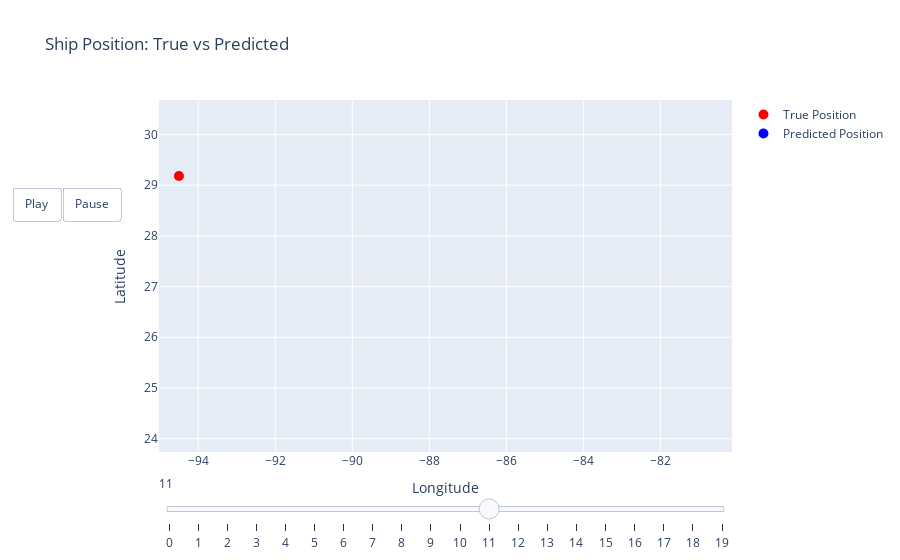

The notebook cell this image was saved under:
### Code cell
# Sample data (replace with df_pred)
df = df_pred[:20].copy()
num_frames = len(df)

# Create figure
fig = go.Figure()

# Add initial frame (empty)
fig.add_trace(go.Scatter(
    x=[], y=[], mode='markers', marker=dict(color='red', size=8), name="True Position"
))
fig.add_trace(go.Scatter(
    x=[], y=[], mode='markers', marker=dict(color='blue', size=8), name="Predicted Position"
))

# Define animation frames (only current frame's points)
frames = [
    go.Frame(
        data=[
            go.Scatter(x=[df["true_lon"][k]], y=[df["true_lat"][k]], mode='markers',
                       marker=dict(color='red', size=10)),  # True position
            go.Scatter(x=[df["pred_lon"][k]], y=[df["pred_lat"][k]], mode='markers',
                       marker=dict(color='blue', size=10))  # Predicted position
        ],
        name=str(k)
    )
    for k in range(num_frames)
]

# Update figure layout with slider
fig.update_layout(
    title="Ship Position: True vs Predicted",
    xaxis_title="Longitude",
    yaxis_title="Latitude",
    xaxis=dict(range=[df["true_lon"].min() - 0.01, df["true_lon"].max() + 0.01]),
    yaxis=dict(range=[df["true_lat"].min() - 0.01, df["true_lat"].max() + 0.01]),
    updatemenus=[
        {
            "buttons": [
                {"args": [None, {"frame": {"duration": 200, "redraw": True}, "fromcurrent": True}],
                 "label": "Play", "method": "animate"},
                {"args": [[None], {"frame": {"duration": 0}, "mode": "immediate", "redraw": True}],
                 "label": "Pause", "method": "animate"}
            ],
            "direction": "left",
            "pad": {"r": 10, "t": 87},
            "showactive": False,
            "type": "buttons"
        }
    ],
    sliders=[{
        "active": 0,
        "steps": [
            {"args": [[str(k)], {"frame": {"duration": 0}, "mode": "immediate", "redraw": True}],
             "label": str(k), "method": "animate"}
            for k in range(num_frames)
        ]
    }]
)

# Assign frames properly
fig.frames = frames

# Show plot
fig.show()

### Figure 1 — Plotly figure (JSON) as saved in the notebook; plotly's stock layout.template omitted (floating-point values rounded to 4 significant figures)
{"data": [{"marker": {"color": "red", "size": 10}, "mode": "markers", "name": "True Position", "type": "scatter", "x": [-94.5], "y": [29.18]}, {"marker": {"color": "blue", "size": 10}, "mode": "markers", "name": "Predicted Position", "type": "scatter", "x": [-99.12], "y": [30.18]}], "layout": {"autosize": true, "sliders": [{"active": 11, "steps": [{"args": [["0"], {"frame": {"duration": 0}, "mode": "immediate", "redraw": true}], "label": "0", "method": "animate"}, {"args": [["1"], {"frame": {"duration": 0}, "mode": "immediate", "redraw": true}], "label": "1", "method": "animate"}, {"args": [["2"], {"frame": {"duration": 0}, "mode": "immediate", "redraw": true}], "label": "2", "method": "animate"}, {"args": [["3"], {"frame": {"duration": 0}, "mode": "immediate", "redraw": true}], "label": "3", "method": "animate"}, {"args": [["4"], {"frame": {"duration": 0}, "mode": "immediate", "redraw": true}], "label": "4", "method": "animate"}, {"args": [["5"], {"frame": {"duration": 0}, "mode": "immediate", "redraw": true}], "label": "5", "method": "animate"}, {"args": [["6"], {"frame": {"duration": 0}, "mode": "immediate", "redraw": true}], "label": "6", "method": "animate"}, {"args": [["7"], {"frame": {"duration": 0}, "mode": "immediate", "redraw": true}], "label": "7", "method": "animate"}, {"args": [["8"], {"frame": {"duration": 0}, "mode": "immediate", "redraw": true}], "label": "8", "method": "animate"}, {"args": [["9"], {"frame": {"duration": 0}, "mode": "immediate", "redraw": true}], "label": "9", "method": "animate"}, {"args": [["10"], {"frame": {"duration": 0}, "mode": "immediate", "redraw": true}], "label": "10", "method": "animate"}, {"args": [["11"], {"frame": {"duration": 0}, "mode": "immediate", "redraw": true}], "label": "11", "method": "animate"}, {"args": [["12"], {"frame": {"duration": 0}, "mode": "immediate", "redraw": true}], "label": "12", "method": "animate"}, {"args": [["13"], {"frame": {"duration": 0}, "mode": "immediate", "redraw": true}], "label": "13", "method": "animate"}, {"args": [["14"], {"frame": {"duration": 0}, "mode": "immediate", "redraw": true}], "label": "14", "method": "animate"}, {"args": [["15"], {"frame": {"duration": 0}, "mode": "immediate", "redraw": true}], "label": "15", "method": "animate"}, {"args": [["16"], {"frame": {"duration": 0}, "mode": "immediate", "redraw": true}], "label": "16", "method": "animate"}, {"args": [["17"], {"frame": {"duration": 0}, "mode": "immediate", "redraw": true}], "label": "17", "method": "animate"}, {"args": [["18"], {"frame": {"duration": 0}, "mode": "immediate", "redraw": true}], "label": "18", "method": "animate"}, {"args": [["19"], {"frame": {"duration": 0}, "mode": "immediate", "redraw": true}], "label": "19", "method": "animate"}]}], "title": {"text": "Ship Position: True vs Predicted"}, "updatemenus": [{"active": 1, "buttons": [{"args": [null, {"frame": {"duration": 200, "redraw": true}, "fromcurrent": true}], "label": "Play", "method": "animate"}, {"args": [[null], {"frame": {"duration": 0}, "mode": "immediate", "redraw": true}], "label": "Pause", "method": "animate"}], "direction": "left", "pad": {"r": 10, "t": 87}, "showactive": false, "type": "buttons"}], "xaxis": {"range": [-95.02, -80.14], "title": {"text": "Longitude"}, "type": "linear"}, "yaxis": {"range": [23.74, 30.68], "title": {"text": "Latitude"}, "type": "linear"}}}
